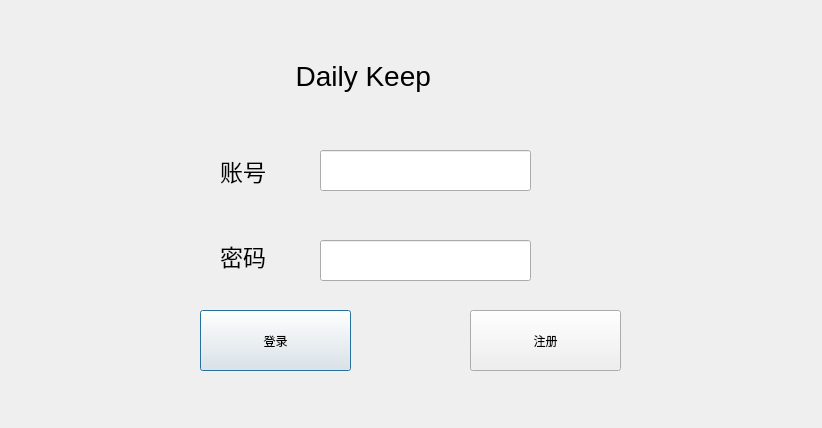
<?xml version="1.0" encoding="UTF-8"?>
<ui version="4.0">
 <class>Dialog</class>
 <widget class="QDialog" name="Dialog">
  <property name="geometry">
   <rect>
    <x>0</x>
    <y>0</y>
    <width>822</width>
    <height>428</height>
   </rect>
  </property>
  <property name="windowTitle">
   <string>Dialog</string>
  </property>
  <widget class="QLabel" name="label_3">
   <property name="geometry">
    <rect>
     <x>280</x>
     <y>50</y>
     <width>261</width>
     <height>51</height>
    </rect>
   </property>
   <property name="sizePolicy">
    <sizepolicy hsizetype="Fixed" vsizetype="Preferred">
     <horstretch>0</horstretch>
     <verstretch>0</verstretch>
    </sizepolicy>
   </property>
   <property name="maximumSize">
    <size>
     <width>320</width>
     <height>160</height>
    </size>
   </property>
   <property name="font">
    <font>
     <pointsize>21</pointsize>
    </font>
   </property>
   <property name="text">
    <string>  Daily Keep</string>
   </property>
  </widget>
  <widget class="QLabel" name="label">
   <property name="geometry">
    <rect>
     <x>220</x>
     <y>150</y>
     <width>91</width>
     <height>41</height>
    </rect>
   </property>
   <property name="sizePolicy">
    <sizepolicy hsizetype="Fixed" vsizetype="Fixed">
     <horstretch>0</horstretch>
     <verstretch>0</verstretch>
    </sizepolicy>
   </property>
   <property name="font">
    <font>
     <pointsize>17</pointsize>
    </font>
   </property>
   <property name="text">
    <string>账号</string>
   </property>
  </widget>
  <widget class="QLineEdit" name="lineEdit">
   <property name="geometry">
    <rect>
     <x>320</x>
     <y>150</y>
     <width>211</width>
     <height>41</height>
    </rect>
   </property>
   <property name="sizePolicy">
    <sizepolicy hsizetype="Fixed" vsizetype="Fixed">
     <horstretch>0</horstretch>
     <verstretch>0</verstretch>
    </sizepolicy>
   </property>
  </widget>
  <widget class="QLabel" name="label_2">
   <property name="geometry">
    <rect>
     <x>220</x>
     <y>230</y>
     <width>81</width>
     <height>51</height>
    </rect>
   </property>
   <property name="sizePolicy">
    <sizepolicy hsizetype="Preferred" vsizetype="Fixed">
     <horstretch>0</horstretch>
     <verstretch>0</verstretch>
    </sizepolicy>
   </property>
   <property name="font">
    <font>
     <pointsize>17</pointsize>
    </font>
   </property>
   <property name="text">
    <string>密码</string>
   </property>
  </widget>
  <widget class="QLineEdit" name="lineEdit_2">
   <property name="geometry">
    <rect>
     <x>320</x>
     <y>240</y>
     <width>211</width>
     <height>41</height>
    </rect>
   </property>
   <property name="sizePolicy">
    <sizepolicy hsizetype="Fixed" vsizetype="Fixed">
     <horstretch>0</horstretch>
     <verstretch>0</verstretch>
    </sizepolicy>
   </property>
   <property name="echoMode">
    <enum>QLineEdit::Password</enum>
   </property>
  </widget>
  <widget class="QPushButton" name="pushButton">
   <property name="geometry">
    <rect>
     <x>200</x>
     <y>310</y>
     <width>151</width>
     <height>61</height>
    </rect>
   </property>
   <property name="sizePolicy">
    <sizepolicy hsizetype="Expanding" vsizetype="Preferred">
     <horstretch>0</horstretch>
     <verstretch>0</verstretch>
    </sizepolicy>
   </property>
   <property name="text">
    <string>登录</string>
   </property>
  </widget>
  <widget class="QPushButton" name="pushButton_2">
   <property name="geometry">
    <rect>
     <x>470</x>
     <y>310</y>
     <width>151</width>
     <height>61</height>
    </rect>
   </property>
   <property name="sizePolicy">
    <sizepolicy hsizetype="Expanding" vsizetype="Preferred">
     <horstretch>0</horstretch>
     <verstretch>0</verstretch>
    </sizepolicy>
   </property>
   <property name="text">
    <string>注册</string>
   </property>
  </widget>
 </widget>
 <layoutdefault spacing="6" margin="11"/>
 <resources/>
 <connections/>
</ui>
